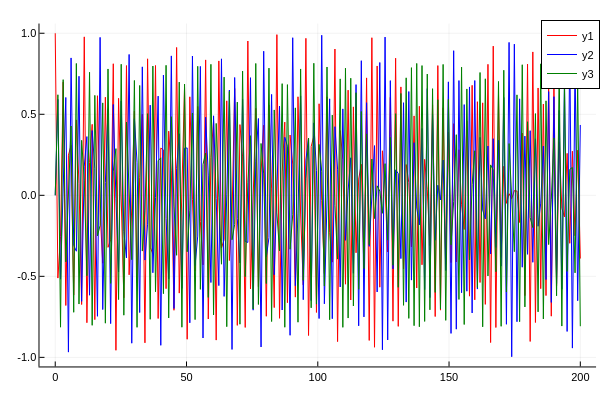

Notebook code for this chart:
### Code cell
# using Plots
# tsamp = LinRange(tspan[1],tspan[2],Nt)
plot(tsamp,x0_soln[1,:],color=:red)#,label=permutedims(mylabel1),ls=:dot, linewidth=2)
plot!(tsamp,x0_soln[2,:],color=:blue)
plot!(tsamp,x0_soln[3,:],color=:green)

plot(tsamp,x1_soln[1,:],color=:red)#,label=permutedims(mylabel1),ls=:dot, linewidth=2)
plot!(tsamp,x1_soln[2,:],color=:blue)
plot!(tsamp,x1_soln[3,:],color=:green)

# plot(tsamp,x0_noJ2_soln[1,:],color=:red)#,label=permutedims(mylabel1),ls=:dot, linewidth=2)
# plot!(tsamp,x0_noJ2_soln[2,:],color=:blue)
# plot!(tsamp,x0_noJ2_soln[3,:],color=:green)

# plot!(tsamp,x1_noJ2_soln[1,:],color=:red)#,label=permutedims(mylabel1),ls=:dot, linewidth=2)
# plot!(tsamp,x1_noJ2_soln[2,:],color=:blue)
# plot!(tsamp,x1_noJ2_soln[3,:],color=:green)

### Figure 1 — Plotly figure (JSON) as saved in the notebook; plotly's stock layout.template omitted (floating-point values rounded to 4 significant figures; data arrays with more than 128 entries replaced by an {"elided": "..."} marker saying what was removed)
{"data": [{"colorbar": {"title": ""}, "legendgroup": "y1", "line": {"color": "rgba(255, 0, 0, 1.000)", "dash": "solid", "shape": "linear", "width": 1}, "mode": "lines", "name": "y1", "showlegend": true, "type": "scatter", "x": {"elided": "200 float values"}, "xaxis": "x", "y": {"elided": "200 float values"}, "yaxis": "y", "zmax": null, "zmin": null}, {"colorbar": {"title": ""}, "legendgroup": "y2", "line": {"color": "rgba(0, 0, 255, 1.000)", "dash": "solid", "shape": "linear", "width": 1}, "mode": "lines", "name": "y2", "showlegend": true, "type": "scatter", "x": {"elided": "200 float values"}, "xaxis": "x", "y": {"elided": "200 float values"}, "yaxis": "y", "zmax": null, "zmin": null}, {"colorbar": {"title": ""}, "legendgroup": "y3", "line": {"color": "rgba(0, 128, 0, 1.000)", "dash": "solid", "shape": "linear", "width": 1}, "mode": "lines", "name": "y3", "showlegend": true, "type": "scatter", "x": {"elided": "200 float values"}, "xaxis": "x", "y": {"elided": "200 float values"}, "yaxis": "y", "zmax": null, "zmin": null}], "layout": {"annotations": [], "height": 400, "legend": {"bgcolor": "rgba(255, 255, 255, 1.000)", "bordercolor": "rgba(0, 0, 0, 1.000)", "borderwidth": 1, "font": {"color": "rgba(0, 0, 0, 1.000)", "family": "sans-serif", "size": 11}, "title": {"font": {"color": "rgba(0, 0, 0, 1.000)", "family": "sans-serif", "size": 15}, "text": ""}, "tracegroupgap": 0, "traceorder": "normal", "x": 1, "xanchor": "auto", "y": 1, "yanchor": "auto"}, "margin": {"b": 20, "l": 0, "r": 0, "t": 20}, "paper_bgcolor": "rgba(255, 255, 255, 1.000)", "plot_bgcolor": "rgba(255, 255, 255, 1.000)", "showlegend": true, "width": 600, "xaxis": {"anchor": "y", "domain": [0.06582, 0.9934], "gridcolor": "rgba(0, 0, 0, 0.100)", "gridwidth": 0.5, "linecolor": "rgba(0, 0, 0, 1.000)", "mirror": false, "range": [-6, 206], "showgrid": true, "showline": true, "showticklabels": true, "tickangle": 0, "tickcolor": "rgb(0, 0, 0)", "tickfont": {"color": "rgba(0, 0, 0, 1.000)", "family": "sans-serif", "size": 11}, "tickmode": "array", "ticks": "inside", "ticktext": ["0", "50", "100", "150", "200"], "tickvals": [0, 50, 100, 150, 200], "title": "", "titlefont": {"color": "rgba(0, 0, 0, 1.000)", "family": "sans-serif", "size": 15}, "type": "-", "visible": true, "zeroline": false, "zerolinecolor": "rgba(0, 0, 0, 1.000)"}, "yaxis": {"anchor": "x", "domain": [0.03762, 0.9902], "gridcolor": "rgba(0, 0, 0, 0.100)", "gridwidth": 0.5, "linecolor": "rgba(0, 0, 0, 1.000)", "mirror": false, "range": [-1.056, 1.06], "showgrid": true, "showline": true, "showticklabels": true, "tickangle": 0, "tickcolor": "rgb(0, 0, 0)", "tickfont": {"color": "rgba(0, 0, 0, 1.000)", "family": "sans-serif", "size": 11}, "tickmode": "array", "ticks": "inside", "ticktext": ["-1.0", "-0.5", "0.0", "0.5", "1.0"], "tickvals": [-1, -0.5, 0, 0.5, 1], "title": "", "titlefont": {"color": "rgba(0, 0, 0, 1.000)", "family": "sans-serif", "size": 15}, "type": "-", "visible": true, "zeroline": false, "zerolinecolor": "rgba(0, 0, 0, 1.000)"}}}
